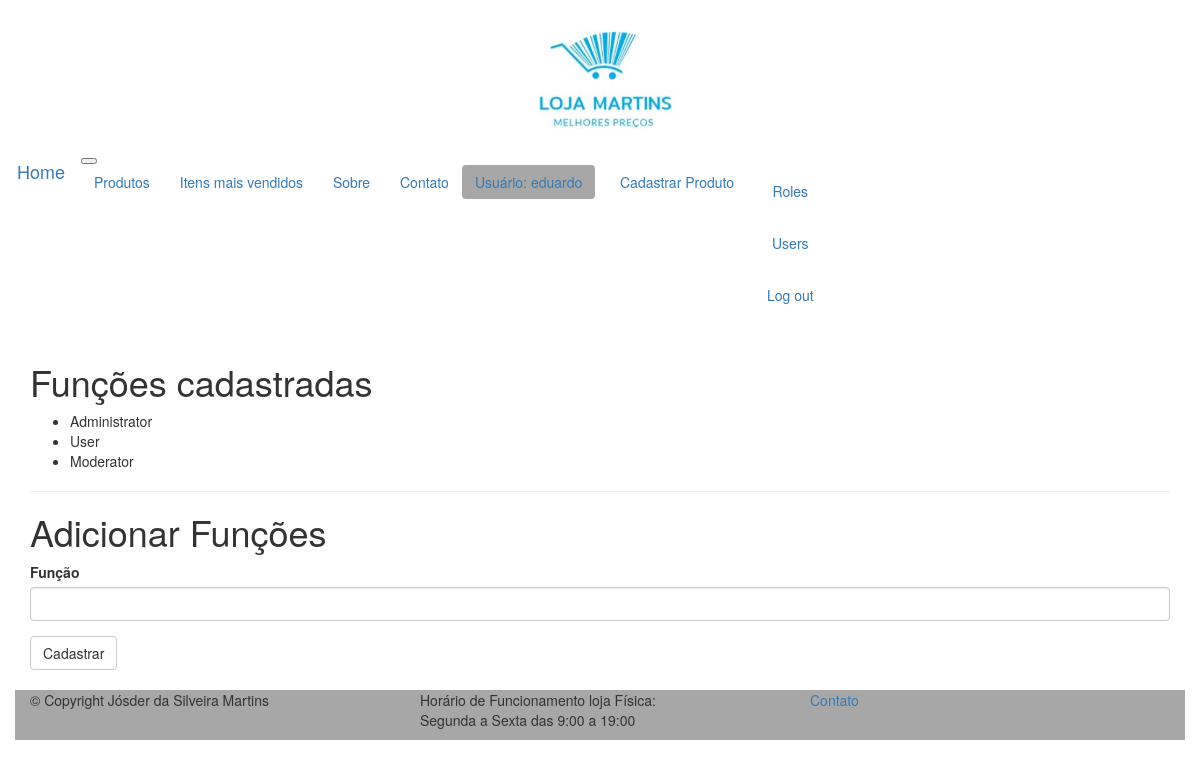
/role/add (signed in), run on the app's committed database.
### app/models.py (models this page shows, shortened)
class User(UserMixin, db.Model):
    __tablename__ = 'users'
    id = db.Column(db.Integer, primary_key=True)
    username = db.Column(db.String(64), unique=True, index=True)
    name = db.Column(db.String(64))
    about_me = db.Column(db.Text())
    email = db.Column(db.String(120), index=True, unique=True)
    nascimento = db.Column(db.Date())
    cidade = db.Column(db.String(60))
    role_id = db.Column(db.Integer, db.ForeignKey('roles.id'))
    password_hash = db.Column(db.String(128))
    posts = db.relationship('Post', backref='author', lazy='dynamic')
    followed = db.relationship(
        'Follow', foreign_keys=[Follow.follower_id],
        backref=db.backref('follower', lazy='joined'),
        lazy='dynamic',
        cascade='all, delete-orphan'
    )
    followers = db.relationship(
        'Follow', foreign_keys=[Follow.followed_id],
        backref=db.backref('followed', lazy='joined'),
        lazy='dynamic',
        cascade='all, delete-orphan'
    )
    @property
    def password(self):
        raise AttributeError('password is not readable')
    def has_permission(self, perm):
        return self.role is not None and self.role.has_permission(perm)
    def is_administrator(self):
        return self.has_permission(Permission.ADMIN)

class Role(db.Model):
    __tablename__ = 'roles'
    id = db.Column(db.Integer, primary_key=True)
    name = db.Column(db.String(64), unique=True)
    default = db.Column(db.Boolean, default=False, index=True)
    permissions = db.Column(db.Integer)
    users = db.relationship('User', backref='role')
    def has_permission(self, perm):
        return self.permissions & perm == perm

### app/main/views.py (the view, shortened to what this page needs)
@main.route('/role/add', methods=['GET', 'POST'])
@login_required
def add_role():
    form = RoleForm()
    roles = Role.query.all()
    return render_template('add_role.html', form=form, roles=roles)

### app/main/forms.py (shortened to what this page needs)
class RoleForm(FlaskForm):
    name = StringField('Função', validators=[
        DataRequired()
    ])
    submit = SubmitField('Cadastrar')

### app/models.py (called while the page is built)
@login_manager.user_loader
def load_user(user_id):
    return User.query.get(int(user_id))

### app/templates/add_role.html
{% extends "base.html" %}
{% import "bootstrap/wtf.html" as wtf %}
{% block page_content %}
    <h1>Funções cadastradas</h1>
    <ul>
    {% for role in roles %}
            <li>{{ role.name }} </li>
    {% endfor %}
    </ul>
    <hr>
    <h1>Adicionar Funções</h1>
    {{ wtf.quick_form(form) }}
{% endblock %}

### app/templates/base.html (shortened to what this page needs)
{% extends "bootstrap/base.html" %}
{% block navbar %}
<a href="/"><h1 align="center"><img src="{{url_for('static', filename='img/logo.jpg')}}"  alt="logo do portal" width="180px" ></h1></a>
<nav class="navbar navbar-expand-lg navbar-dark bg-dark">
  <a class="navbar-brand btn bg-dark" href="/">Home</a>
  <button class="navbar-toggler" type="button" data-toggle="collapse" data-target="#navbarNavAltMarkup" aria-controls="navbarNavAltMarkup" aria-expanded="false" aria-label="Toggle navigation">
  </button>
  <div class="collapse navbar-collapse" id="navbarNavAltMarkup">
    <div class="navbar-nav">
      <a class="nav-item nav-link btn bg-dark" href="/produtos">Produtos <span class="sr-only">(current)</span></a>
      <a class="nav-item nav-link btn bg-dark" href="/mais_vendidos">Itens mais vendidos</a>
      <a class="nav-item nav-link btn bg-dark" href="/sobre">Sobre</a>
      <a class="nav-item nav-link btn bg-dark" href="/contato">Contato</a>
    </div>
    <ul class="nav navbar-nav ml-auto">
    {% if current_user.is_authenticated %}
        <a href="/user/{{current_user.username}}" class="btn" style="background-color: #a7a7a7;">Usuário: {{current_user.username}}</a><h>&nbsp;&nbsp;</h>
        {% if current_user.is_administrator() %}
        <a href="/cadastro_produtos/" class="btn btn-dark text-primary">Cadastrar Produto</a><h>&nbsp;</h>
        {% endif %}
    {% endif %}
    </ul>
    <ul class="nav navbar-nav ml-rith">
    {% if current_user.is_authenticated %}
    <li>
        {% if current_user.is_administrator() %}
            <a href="{{ url_for('main.add_role') }}" class="btn bg-dark";">Roles</a>
        {% endif %}
        <a href="{{ url_for('main.list_user') }}" class="btn bg-dark">Users</a>
        <a href="{{ url_for('auth.logout') }}" class="btn bg-dark">Log out</a>
    </li>
    {% else %}
    <li>
        <a href="{{ url_for("auth.login") }}" class="btn bg-dark">
            Log in
        </a>
    </li>
    {% endif %}
    </ul>
  </div>
</nav>
{% endblock %}
{% block content %}
    <div class="container">
        {% block page_content %}{% endblock %}
    </div>
    <br>
    <div class="container" style="background-color: #a7a7a7">
        <footer>
            <div class="row">
                    <div class="col-md-4">
                        <p>© Copyright Jósder da Silveira Martins</p>
                    </div>
                    <div class="col-md-4">
                        <p>Horário de Funcionamento loja Física: <br>Segunda a Sexta das 9:00 a 19:00 </p>
                    </div>
                    <div class="col-md-4">
                        <p><a href="/contato">Contato</a></p>
                    </div>
            </div>
        </footer>
    </div>
{% endblock %}

### data on the page
User: username "eduardo"
Role: name "Administrator"
Role: name "User"
Role: name "Moderator"
